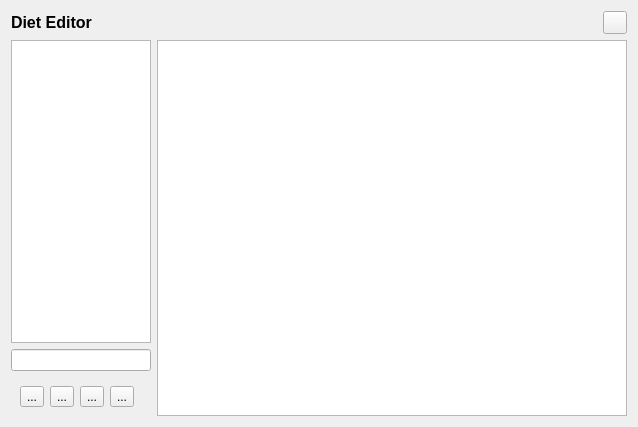
<?xml version="1.0" encoding="UTF-8"?>
<ui version="4.0">
 <class>DietEditor</class>
 <widget class="QDialog" name="DietEditor">
  <property name="geometry">
   <rect>
    <x>0</x>
    <y>0</y>
    <width>638</width>
    <height>427</height>
   </rect>
  </property>
  <property name="windowTitle">
   <string>Dialog</string>
  </property>
  <layout class="QGridLayout" name="gridLayout">
   <item row="0" column="0" colspan="2">
    <layout class="QHBoxLayout" name="horizontalLayout_2">
     <item>
      <widget class="QLabel" name="label_2">
       <property name="text">
        <string>&lt;html&gt;&lt;head/&gt;&lt;body&gt;&lt;p&gt;&lt;span style=&quot; font-size:12pt; font-weight:600;&quot;&gt;Diet Editor&lt;/span&gt;&lt;/p&gt;&lt;/body&gt;&lt;/html&gt;</string>
       </property>
      </widget>
     </item>
     <item>
      <spacer name="horizontalSpacer">
       <property name="orientation">
        <enum>Qt::Horizontal</enum>
       </property>
       <property name="sizeHint" stdset="0">
        <size>
         <width>478</width>
         <height>20</height>
        </size>
       </property>
      </spacer>
     </item>
     <item>
      <widget class="QToolButton" name="closeButton">
       <property name="text">
        <string/>
       </property>
      </widget>
     </item>
    </layout>
   </item>
   <item row="1" column="0">
    <widget class="QTableView" name="dietList">
     <property name="sizePolicy">
      <sizepolicy hsizetype="Fixed" vsizetype="Expanding">
       <horstretch>0</horstretch>
       <verstretch>0</verstretch>
      </sizepolicy>
     </property>
     <property name="minimumSize">
      <size>
       <width>140</width>
       <height>0</height>
      </size>
     </property>
     <property name="maximumSize">
      <size>
       <width>140</width>
       <height>16777215</height>
      </size>
     </property>
     <property name="editTriggers">
      <set>QAbstractItemView::NoEditTriggers</set>
     </property>
     <property name="alternatingRowColors">
      <bool>false</bool>
     </property>
     <property name="wordWrap">
      <bool>false</bool>
     </property>
     <property name="cornerButtonEnabled">
      <bool>false</bool>
     </property>
     <attribute name="horizontalHeaderVisible">
      <bool>false</bool>
     </attribute>
     <attribute name="horizontalHeaderHighlightSections">
      <bool>false</bool>
     </attribute>
     <attribute name="verticalHeaderVisible">
      <bool>false</bool>
     </attribute>
     <attribute name="verticalHeaderMinimumSectionSize">
      <number>21</number>
     </attribute>
     <attribute name="verticalHeaderDefaultSectionSize">
      <number>21</number>
     </attribute>
     <attribute name="verticalHeaderHighlightSections">
      <bool>false</bool>
     </attribute>
    </widget>
   </item>
   <item row="2" column="0">
    <widget class="QLineEdit" name="lineEdit">
     <property name="maximumSize">
      <size>
       <width>140</width>
       <height>16777215</height>
      </size>
     </property>
    </widget>
   </item>
   <item row="3" column="0">
    <widget class="QWidget" name="widget" native="true">
     <property name="sizePolicy">
      <sizepolicy hsizetype="Fixed" vsizetype="Preferred">
       <horstretch>0</horstretch>
       <verstretch>0</verstretch>
      </sizepolicy>
     </property>
     <layout class="QHBoxLayout" name="horizontalLayout">
      <item>
       <widget class="QToolButton" name="buttonAdd">
        <property name="text">
         <string>...</string>
        </property>
        <property name="icon">
         <iconset resource="../res/resources.qrc">
          <normaloff>:/Graphics/add</normaloff>:/Graphics/add</iconset>
        </property>
       </widget>
      </item>
      <item>
       <widget class="QToolButton" name="buttonDelete">
        <property name="text">
         <string>...</string>
        </property>
        <property name="icon">
         <iconset resource="../res/resources.qrc">
          <normaloff>:/Graphics/minus</normaloff>:/Graphics/minus</iconset>
        </property>
       </widget>
      </item>
      <item>
       <widget class="QToolButton" name="buttonEdit">
        <property name="text">
         <string>...</string>
        </property>
        <property name="icon">
         <iconset resource="../res/resources.qrc">
          <normaloff>:/Graphics/pencil</normaloff>:/Graphics/pencil</iconset>
        </property>
        <property name="checkable">
         <bool>true</bool>
        </property>
       </widget>
      </item>
      <item>
       <widget class="QToolButton" name="ButtonSave">
        <property name="text">
         <string>...</string>
        </property>
        <property name="icon">
         <iconset resource="../res/resources.qrc">
          <normaloff>:/Graphics/ok</normaloff>:/Graphics/ok</iconset>
        </property>
       </widget>
      </item>
     </layout>
    </widget>
   </item>
   <item row="1" column="1" rowspan="3">
    <widget class="TextEdit" name="dietEdit"/>
   </item>
  </layout>
 </widget>
 <customwidgets>
  <customwidget>
   <class>TextEdit</class>
   <extends>QTextEdit</extends>
   <header>textedit.h</header>
  </customwidget>
 </customwidgets>
 <resources>
  <include location="../res/resources.qrc"/>
 </resources>
 <connections/>
</ui>
